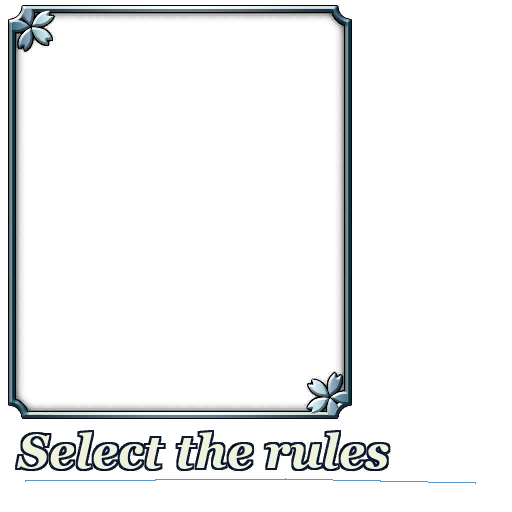
#> input picture chat_handoff/tenka_rule_000_ID_HQ.png, 512 x 512 px
$ python -i texture_cockpit.py   (imports and definitions only)
#> lines starting #> are read from the running program, lines starting #| are printed output that depends on the picture; after the words box and inside, x2 and y2 are one past the last pixel; in counts of white or black regions, pixels touching at a corner belong together
#> further down, picture is the input picture: PIL image 512x512 RGBA; mean R, G, B, A 8.5, 9.9, 10.4, 24.2
from __future__ import annotations

"""Create a reproducible visual audit of result ARC textures.

This is intentionally read-only with respect to game archives. It extracts the
candidate label textures, writes PNG previews/contact sheets, and records
dimensions, alpha coverage, perceptual hashes, and archive hashes in JSON.
"""

import argparse
import json
import sys
from pathlib import Path

import cv2
import imagehash
import numpy as np
from PIL import Image, ImageDraw, ImageFont

HERE = Path(__file__).resolve().parent
sys.path.insert(0, str(HERE))

import arc_tools  # noqa: E402
from build_free_battle_v6 import decode_xet, xet_info  # noqa: E402


def alpha_coverage(image: Image.Image) -> float:
    alpha = np.asarray(image.getchannel("A"), dtype=np.uint8)
    return float(np.count_nonzero(alpha >= 16) / alpha.size)


def edge_density(image: Image.Image) -> float:
    gray = cv2.cvtColor(np.asarray(image.convert("RGB")), cv2.COLOR_RGB2GRAY)
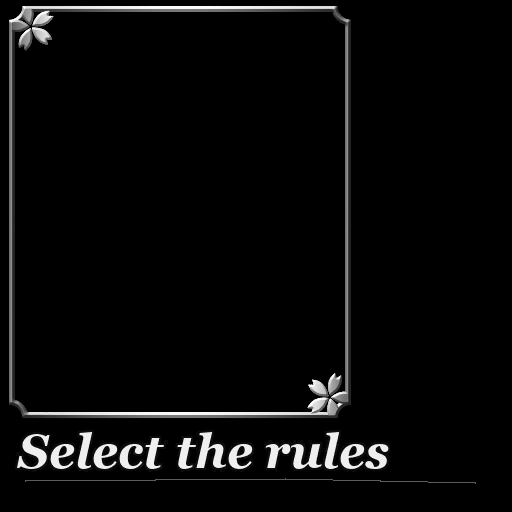
#> gray: shape (512, 512); min 0, max 255, mean 9.5
    edges = cv2.Canny(gray, 60, 160)
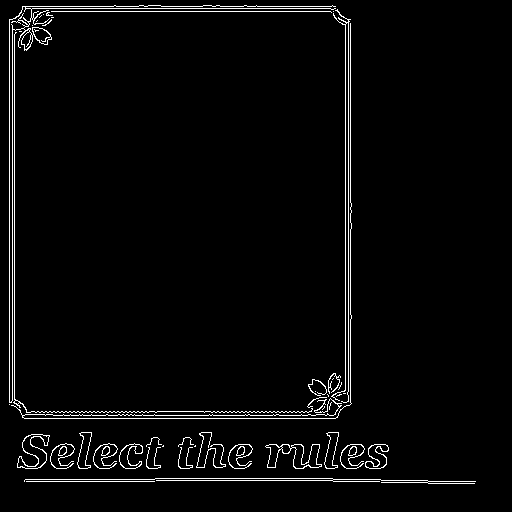
#> edges: shape (512, 512); 3% white in thin lines or dots, all inside (x1, y1, x2, y2) = (9, 5, 476, 484)
    return float(np.count_nonzero(edges) / edges.size)


# [102 lines left out: functions font, make_contact_sheet, audit, main, not called in this run]


# [2 lines not run here, left out]

>>> from PIL import Image
>>> picture = Image.open('../../chat_handoff/tenka_rule_000_ID_HQ.png')
>>> result = edge_density(picture)
#> result = 0.0296
